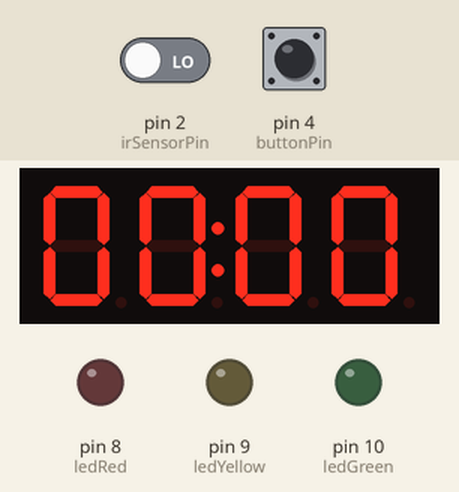
Recording of a sketch running on a simulated Arduino Uno, built with avr-gcc and run on an emulated ATmega328P. Shown: 4-digit seven-segment display, output pins drawn as LEDs (lit = HIGH). The inputs (shaded band) are chosen by the test bench; at power-on: pin 4 (buttonPin) HIGH, pin 2 (irSensorPin) LOW.

Above: at 1.2 s.
1.3 s: pin 4 (buttonPin) pulled LOW for 1 s
At 2.7 s:
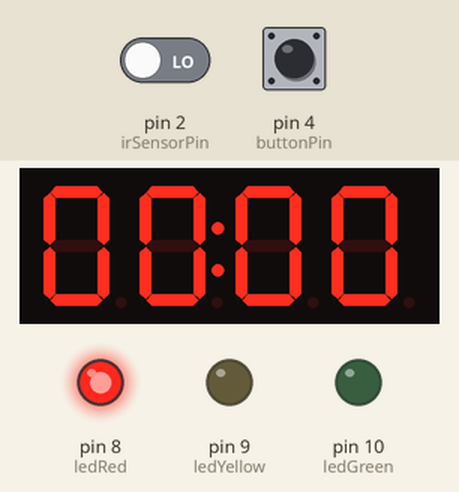
3.8 s: pin 4 (buttonPin) pulled LOW for 3.2 s
At 4.6 s:
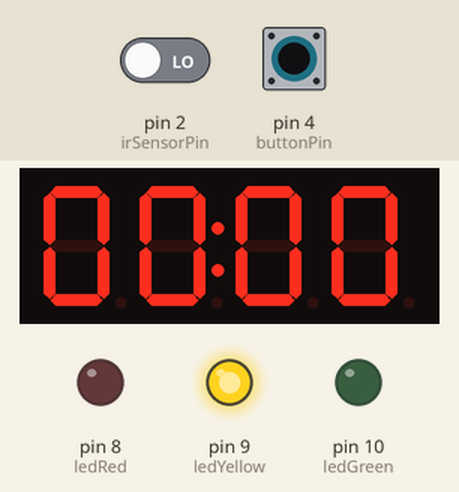
8.5 s: pin 4 (buttonPin) pulled LOW for 1 s
At 10.1 s:
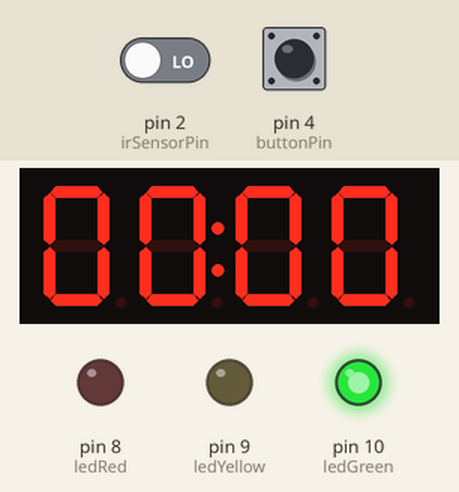
Timing chart, 0 to 11.6 s (numbered marks = the images above; inputs shaded):
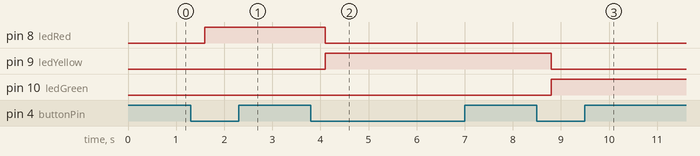

The sketch:

timer_lomba.ino
```cpp
#include <TM1637Display.h>

const int CLK = 6;
const int DIO = 7;
TM1637Display display(CLK, DIO);

// Tombol dan sensor
const int buttonPin = 4;
const int irSensorPin = 2;

// LED
const int ledRed = 8;
const int ledYellow = 9;
const int ledGreen = 10;

unsigned long startTime = 0;
unsigned long stopTime = 0;
bool timerRunning = false;

int buttonState = 0;
int lastButtonState = 0;
int pressCount = 0;
unsigned long lastDebounceTime = 0;
const unsigned long debounceDelay = 300;

void setup() {
  pinMode(buttonPin, INPUT_PULLUP);
  pinMode(irSensorPin, INPUT);
  pinMode(ledRed, OUTPUT);
  pinMode(ledYellow, OUTPUT);
  pinMode(ledGreen, OUTPUT);
  display.setBrightness(0x0f);
  display.showNumberDecEx(0, 0b01000000, true);
}

void loop() {
  int reading = digitalRead(buttonPin);

  if (reading != lastButtonState) {
    lastDebounceTime = millis();
  }

  if ((millis() - lastDebounceTime) > debounceDelay) {
    if (reading != buttonState) {
      buttonState = reading;
      if (buttonState == LOW) {
        pressCount++;
        handlePress();
      }
    }
  }

  lastButtonState = reading;

  if (timerRunning) {
    unsigned long elapsed = (millis() - startTime) / 1000;
    int minutes = elapsed / 60;
    int seconds = elapsed % 60;
    display.showNumberDecEx(minutes * 100 + seconds, 0b01000000, true);
  }
}

void handlePress() {
  if (pressCount == 1) {
    digitalWrite(ledRed, HIGH);
    digitalWrite(ledYellow, LOW);
    digitalWrite(ledGreen, LOW);
  } else if (pressCount == 2) {
    digitalWrite(ledRed, LOW);
    digitalWrite(ledYellow, HIGH);
    digitalWrite(ledGreen, LOW);
  } else if (pressCount == 3) {
    digitalWrite(ledRed, LOW);
    digitalWrite(ledYellow, LOW);
    digitalWrite(ledGreen, HIGH);
    startTime = millis();
    timerRunning = true;
  }

  // Jika IR sensor aktif dan timer sedang berjalan
  if (timerRunning && digitalRead(irSensorPin) == LOW) {
    stopTime = millis();
    timerRunning = false;
    showFinalTime((stopTime - startTime) / 1000);
    pressCount = 0; // reset
  }
}

void showFinalTime(unsigned long seconds) {
  int minutes = seconds / 60;
  int secs = seconds % 60;
  display.showNumberDecEx(minutes * 100 + secs, 0b01000000, true);
}
```

Measured:
- after the input at 1.3 s, pin 8 (ledRed): LOW → HIGH after 0.30 s
- after the input at 3.8 s, pin 8 (ledRed): HIGH → LOW after 0.30 s; pin 9 (ledYellow): LOW → HIGH after 0.30 s
- after the input at 8.5 s, pin 9 (ledYellow): HIGH → LOW after 0.30 s; pin 10 (ledGreen): LOW → HIGH after 0.30 s
